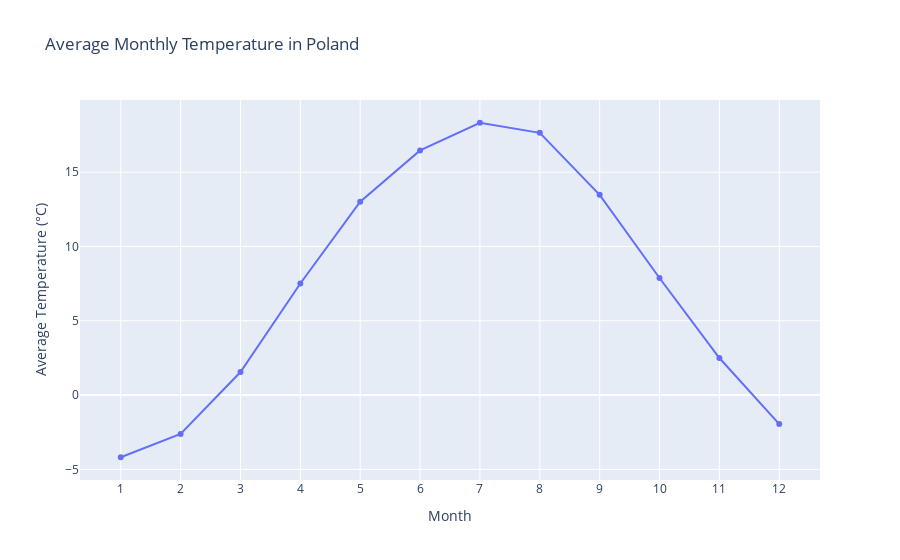

The cell this chart's notebook holds for it:
### Code cell
df['month'] = df['dt'].dt.month

monthly_avg_temp = df.groupby('month')['AverageTemperature'].mean().reset_index()

fig = go.Figure()

fig.add_trace(go.Scatter(x=monthly_avg_temp['month'], y=monthly_avg_temp['AverageTemperature'],
                         mode='lines+markers',
                         name='Average Temp',
                         hoverinfo='x+y'))

fig.update_layout(title=f'Average Monthly Temperature in {country}',
                  xaxis_title='Month',
                  yaxis_title='Average Temperature (°C)',
                  xaxis=dict(tickmode='array',
                             tickvals=monthly_avg_temp['month'],
                             ticktext=[str(i) for i in range(1, 13)]))

fig.show()

### Figure 1 — Plotly figure (JSON) as saved in the notebook; plotly's stock layout.template omitted (floating-point values rounded to 4 significant figures)
{"data": [{"hoverinfo": "x+y", "mode": "lines+markers", "name": "Average Temp", "type": "scatter", "x": [1, 2, 3, 4, 5, 6, 7, 8, 9, 10, 11, 12], "y": [-4.184, -2.611, 1.549, 7.51, 13.01, 16.47, 18.33, 17.65, 13.47, 7.882, 2.495, -1.951]}], "layout": {"title": {"text": "Average Monthly Temperature in Poland"}, "xaxis": {"tickmode": "array", "ticktext": ["1", "2", "3", "4", "5", "6", "7", "8", "9", "10", "11", "12"], "tickvals": [1, 2, 3, 4, 5, 6, 7, 8, 9, 10, 11, 12], "title": {"text": "Month"}}, "yaxis": {"title": {"text": "Average Temperature (°C)"}}}}
